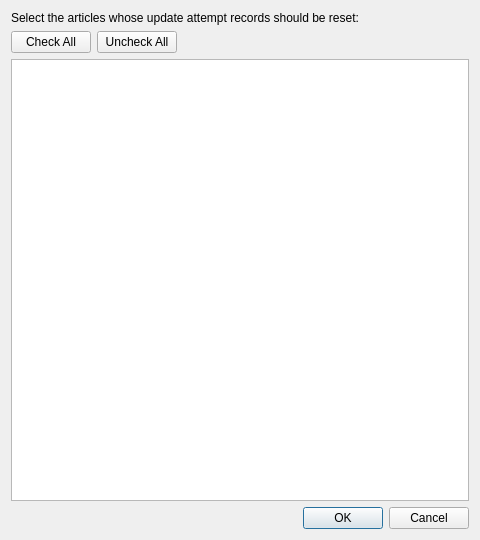
<?xml version="1.0" encoding="UTF-8"?>
<ui version="4.0">
 <class>DialogPickArticlesToReset</class>
 <widget class="QDialog" name="DialogPickArticlesToReset">
  <property name="geometry">
   <rect>
    <x>0</x>
    <y>0</y>
    <width>480</width>
    <height>540</height>
   </rect>
  </property>
  <property name="windowTitle">
   <string>Reset Update Attempts</string>
  </property>
  <layout class="QVBoxLayout" name="verticalLayout">
   <item>
    <widget class="QLabel" name="labelInfo">
     <property name="text">
      <string>Select the articles whose update attempt records should be reset:</string>
     </property>
     <property name="wordWrap">
      <bool>true</bool>
     </property>
    </widget>
   </item>
   <item>
    <layout class="QHBoxLayout" name="horizontalLayout">
     <item>
      <widget class="QPushButton" name="buttonCheckAll">
       <property name="text">
        <string>Check All</string>
       </property>
      </widget>
     </item>
     <item>
      <widget class="QPushButton" name="buttonUncheckAll">
       <property name="text">
        <string>Uncheck All</string>
       </property>
      </widget>
     </item>
     <item>
      <spacer name="horizontalSpacer">
       <property name="orientation">
        <enum>Qt::Orientation::Horizontal</enum>
       </property>
       <property name="sizeHint" stdset="0">
        <size>
         <width>40</width>
         <height>20</height>
        </size>
       </property>
      </spacer>
     </item>
    </layout>
   </item>
   <item>
    <widget class="QListWidget" name="listWidget"/>
   </item>
   <item>
    <widget class="QDialogButtonBox" name="buttonBox">
     <property name="orientation">
      <enum>Qt::Orientation::Horizontal</enum>
     </property>
     <property name="standardButtons">
      <set>QDialogButtonBox::StandardButton::Cancel|QDialogButtonBox::StandardButton::Ok</set>
     </property>
    </widget>
   </item>
  </layout>
 </widget>
 <resources/>
 <connections>
  <connection>
   <sender>buttonBox</sender>
   <signal>accepted()</signal>
   <receiver>DialogPickArticlesToReset</receiver>
   <slot>accept()</slot>
   <hints>
    <hint type="sourcelabel">
     <x>248</x>
     <y>519</y>
    </hint>
    <hint type="destinationlabel">
     <x>157</x>
     <y>274</y>
    </hint>
   </hints>
  </connection>
  <connection>
   <sender>buttonBox</sender>
   <signal>rejected()</signal>
   <receiver>DialogPickArticlesToReset</receiver>
   <slot>reject()</slot>
   <hints>
    <hint type="sourcelabel">
     <x>316</x>
     <y>519</y>
    </hint>
    <hint type="destinationlabel">
     <x>286</x>
     <y>274</y>
    </hint>
   </hints>
  </connection>
 </connections>
</ui>
